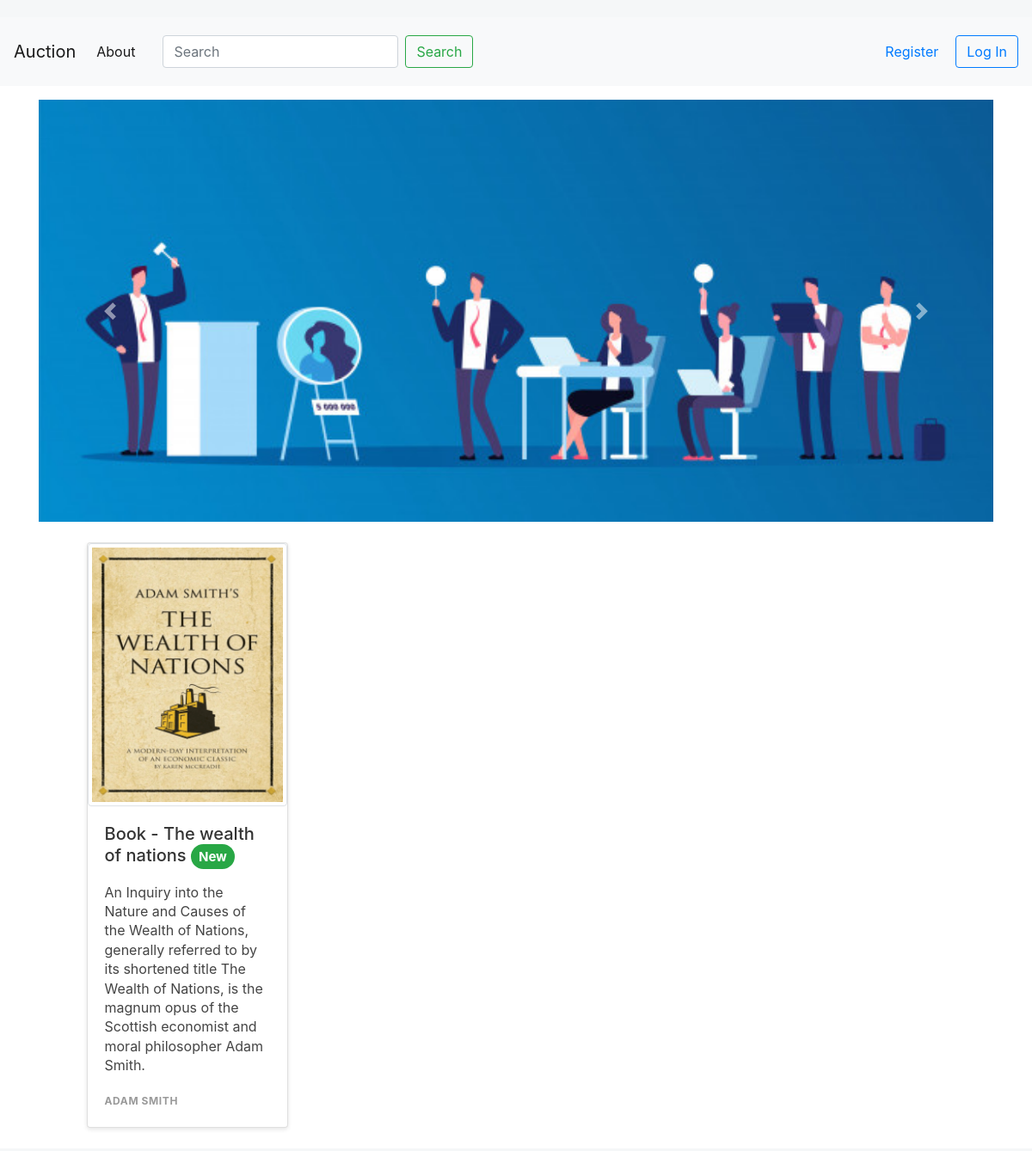
Page /?page=2 on the earlier database version.
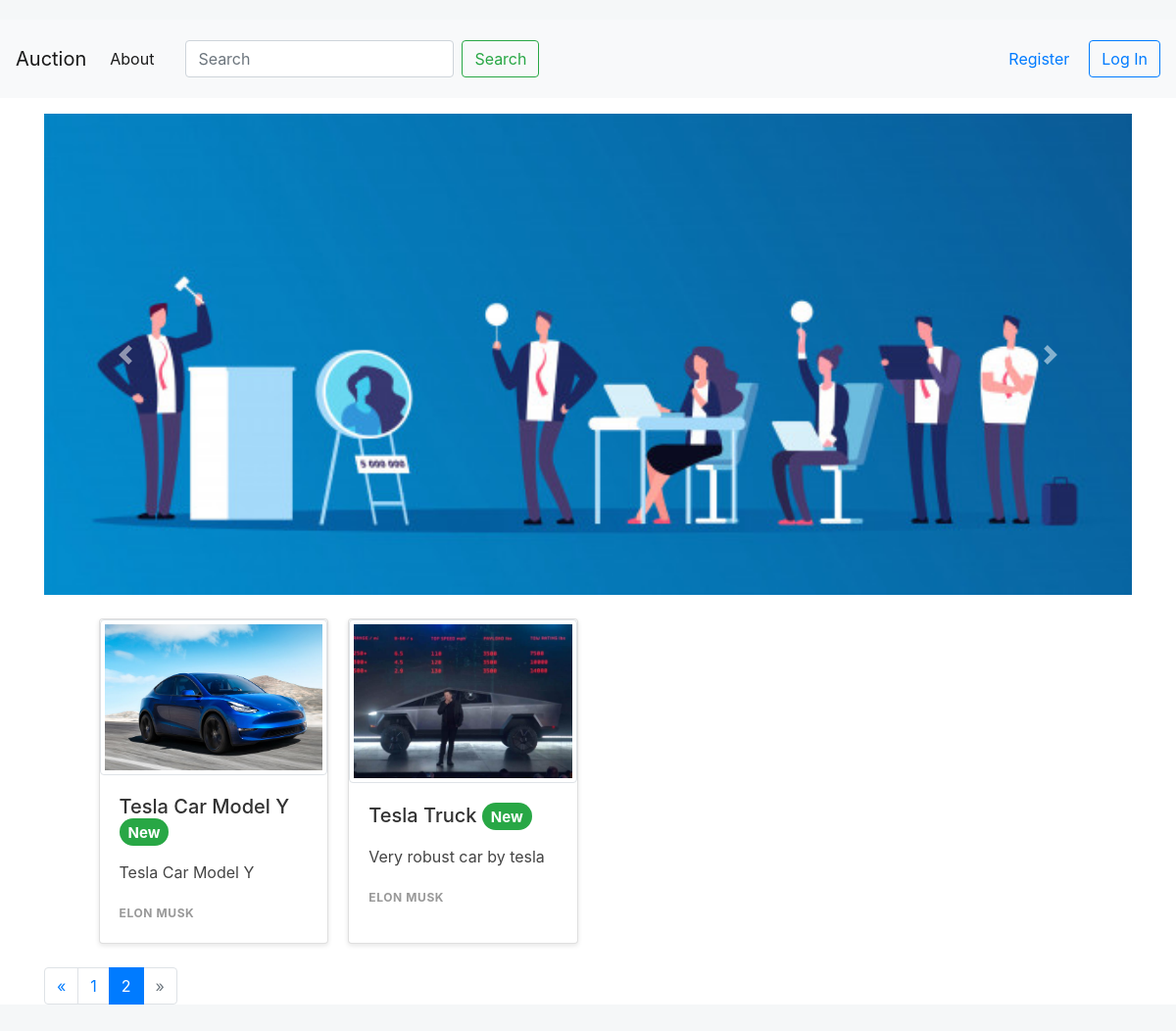
Same page on the later database version.
### products/models.py (models this page shows, shortened)
class ProductImage(models.Model):
    product = models.ForeignKey(Product, on_delete=models.CASCADE)
    image = models.ImageField(upload_to='images/', verbose_name='ProductImage', blank=True)

class Product(models.Model):
    name = models.CharField(max_length=40)
    description = models.CharField(max_length=300)
    price = models.DecimalField(decimal_places=2, max_digits=10)
    min_increment = models.DecimalField(decimal_places=2, max_digits=10)
    end_date = models.DateField(verbose_name="Auction end date")
    profile = models.ForeignKey(Profile, on_delete=models.CASCADE)
    init_date = models.DateField(default=datetime.now, blank=True)
    winner = models.CharField(max_length=254, blank = True,null=True)
    final_price = models.DecimalField(decimal_places=2, max_digits=10, verbose_name=" ", blank = True,null=True)
    rating = models.FloatField(default = 0,blank = True,null=True)
    user = models.ManyToManyField(User,blank = True)#interested
    disponible = models.BooleanField(default=True) #sold or not
    def get_product_age(self):
        days = int((datetime.date(timezone.localtime(timezone.now())) - self.init_date).days)
        if 0 <= days <= 7:
            return 0
        elif 7 < days <=30:
            return 1
        elif days > 30:
            return 2
        else:
            return -1

### users/models.py (models this page shows, shortened)
class Profile(models.Model):
    user = models.OneToOneField(User, on_delete=models.CASCADE, related_name='profile')
    country = models.CharField(max_length=254)
    city = models.CharField(max_length=254)
    address = models.CharField(max_length=254)
    zip_code = models.CharField(max_length=20)
    rating = models.DecimalField(max_digits=5, decimal_places=2,blank = True,null=True)
    photo = models.ImageField(upload_to='photos/', blank=True, default='default-profile.jpg')
    objects = ProfileManager()

class User(AbstractBaseUser):
    email       = models.EmailField(max_length=255, unique=True)
    first_name = models.CharField(max_length=64)
    last_name = models.CharField(max_length=64)
    tel = models.CharField(max_length=50, blank = True , null= True)
    premium     = models.BooleanField(default=False)
    is_active      = models.BooleanField(default=True) # can login
    staff       = models.BooleanField(default=False) # staff user non superuser
    admin       = models.BooleanField(default=False) # superuser
    USERNAME_FIELD = 'email' #username
    REQUIRED_FIELDS = ['first_name','last_name']
    objects = UserManager()

### Auction/views.py (the view)
# urls.py: path('', views.homeView, name='home'),
def homeView(request):
    products_list = Product.objects.all().order_by("id")
    page = request.GET.get('page', 1)
    paginator = Paginator(products_list, 10)
    try:
        products = paginator.page(page)
    except PageNotAnInteger:
        products = paginator.page(1)
    except EmptyPage:
        products = paginator.page(paginator.num_pages)
    context = {'products':products }
    if request.user.is_authenticated:
        tri = three_recommended_items(request)
        if tri == 0:
            tri = []
        context = {'products':products, "tri":tri }
    return render(request,"home/home.html",context)

### templates/home/home.html (shortened to what this page needs)
{% extends 'base.html' %}
{% load static %}
{% block head %}
    <link rel="stylesheet" type="text/css" href="{% static "css/card.css" %}">
{% endblock %}
{% block content %}
    <div id="carouselExampleControls" class="carousel slide" data-ride="carousel">
        <div class="carousel-inner">
            <div class="carousel-item active">
                <img class="d-block w-100" src="{% static 'img/banner6.jpg' %}" alt="First slide">
            </div>
        </div>
        <a class="carousel-control-prev" href="#carouselExampleControls" role="button" data-slide="prev">
            <span class="carousel-control-prev-icon" aria-hidden="true"></span>
        </a>
        <a class="carousel-control-next" href="#carouselExampleControls" role="button" data-slide="next">
            <span class="carousel-control-next-icon" aria-hidden="true"></span>
        </a>
    </div>
    <br>
    <div class="band">
        {% for product in  products %}
            {% if  product.disponible and not product in tri%}
            <a href="{% url 'product-detials' product.id %}" class="card">
                {% for p in product.productimage_set.all %}
                    {% if forloop.counter  == 1 %}
                        <img class="img-thumbnail" src="{{ p.image.url }}">
                    {% endif %}
                {% endfor %}
                <article>
                    <h1>{{ product.name }}
                    {% if product.get_product_age == 0 %}
                            <p class="badge badge-pill badge-success">New</p>
                        {% elif product.get_product_age == 1 %}
                            <p class="badge badge-pill badge-warning">Old</p>
                        {% else %}
                            <p class="badge badge-pill badge-danger">Too old</p>
                        {% endif %}
                     </h1>
                    <p> {{ product.description }}</p>
                    <span>{{ product.profile.user.first_name }} {{ product.profile.user.last_name }}</span>
                </article>
            </a>
            {% endif %}
        {% endfor %}
    </div>
    <br>
    {% if products.has_other_pages %}
        <ul class="pagination">
            {% if products.has_previous %}
                <li class="page-item"><a class="page-link" href="?page={{ products.previous_page_number }}">&laquo;</a></li>
            {% else %}
                <li class="disabled page-item"><span class="page-link">&laquo;</span></li>
            {% endif %}
            {% for i in products.paginator.page_range %}
                {% if products.number == i %}
                    <li class="active page-item"><span class="page-link">{{ i }} <span  class="sr-only">(current)</span></span></li>
                {% else %}
                    <li class="page-item" ><a class="page-link" href="?page={{ i }}">{{ i }}</a></li>
                {% endif %}
            {% endfor %}
            {% if products.has_next %}
                <li class="page-item"><a class="page-link" href="?page={{ products.next_page_number }}">&raquo;</a></li>
            {% else %}
                <li class="disabled page-item"><span class="page-link">&raquo;</span></li>
            {% endif %}
        </ul>
{% endif %}
{% endblock %}

### templates/base.html (shortened to what this page needs)
{% load static %}
<!doctype html>
<html lang="en">
<head>
    <link rel="stylesheet" href="https://use.fontawesome.com/releases/v5.5.0/css/all.css"
>
    <link rel="stylesheet"
          href="https://stackpath.bootstrapcdn.com/bootstrap/4.4.1/css/bootstrap.min.css"
>
    {% block head %}
    {% endblock %}
</head>
<body>
<nav class="navbar navbar-expand-lg navbar-light bg-light">
    {% if user.is_premium %}
        <a class="navbar-brand" href="{% url 'home' %}" style="color:Green;">Auction Premium</a>
    {% else %}
        <a class="navbar-brand" href="{% url 'home' %}">Auction</a>
    {% endif %}
    <div class="collapse navbar-collapse" id="navbarSupportedContent">
        <ul class="navbar-nav mr-auto">
            <li class="nav-item active">
                <a class="nav-link" href="{% url 'about_view' %}">About <span class="sr-only">(current)</span></a>
            </li>
            <form class="form-inline my-2 my-lg-0 ml-4" action="{% url 'search' %}" method="POST"
                  value="{{ request.POST.q }}">{% csrf_token %}
                <input class="form-control mr-sm-2" type="search" placeholder="Search" aria-label="Search" name="q"
                       value="{{ request.POST.q }}">
                <button class="btn btn-outline-success my-2 my-sm-0" type="submit">Search</button>
            </form>
        </ul>
        {% if not user.is_authenticated %}
            <form class="form-inline my-2 my-lg-0">
                <div class=" card-body text-center"><a href="/users/create">Register</a></div>
            </form>
            <form class="form-inline my-2 my-lg-0" action="{% url 'login' %}">
                <button class="btn btn-outline-primary my-2 my-sm-0">Log In</button>
            </form>
        {% else %}
            <form class="form-inline my-2 my-lg-0" action="{% url 'logout' %}">
                <button class="btn btn-outline-dark">{{ user.first_name | capfirst }} - Log Out</button>
            </form>
        {% endif %}
    </div>
</nav>
<div id="site-main-page" class="container mt-n1 mt-md-3">
    {% block content %}
    {% endblock %}
</div>
</body>
</html>

### static/css/card.css (style rules this page uses)
html { background: #f5f7f8; font-family: 'Roboto', sans-serif; -webkit-font-smoothing: antialiased; padding: 20px 0; }
.band { width: 90%; max-width: 1240px; margin: 0 auto; display: grid; grid-template-columns: 1fr; grid-template-rows: auto; grid-gap: 20px; }
@media only screen and (min-width: 500px) { .band { grid-template-columns: 1fr 1fr; } }
@media only screen and (min-width: 850px) { .band { grid-template-columns: 1fr 1fr 1fr 1fr; } }
.card { background: white; text-decoration: none; color: #444; box-shadow: 0 2px 5px rgba(0,0,0,0.1); display: flex; flex-direction: column; min-height: 100%; position: relative; top: 0; transition: all .1s ease-in; }
.card article { padding: 20px; }
.card h1 { font-size: 20px; margin: 0; color: #333; }
.card p { line-height: 1.4; }
.card span { font-size: 12px; font-weight: bold; color: #999; text-transform: uppercase; letter-spacing: .05em; margin: 2em 0 0 0; }

Differences in the rows shown:
no longer on this page (row unchanged): Product: name "Book - The wealth of nations", init_date "New", description "An Inquiry into the Nature and Causes of the Wealth of Nations, generally referred to by its shortened title The Wealth of Nations, is the magnum opus of the Scottish economist and moral philosopher Adam Smith.", profile.user.first_name "ADAM", profile.user.last_name "SMITH"
no longer on this page (row unchanged): ProductImage: image (picture), shown under "Book - The wealth of nations"
added Product: name "Tesla Car Model Y", init_date "New", description "Tesla Car Model Y", profile.user.first_name "ELON", profile.user.last_name "MUSK"
added ProductImage: image (picture), shown under "Tesla Car Model Y"
added Product: name "Tesla Truck", init_date "New", description "Very robust car by tesla", profile.user.first_name "ELON", profile.user.last_name "MUSK"
added ProductImage: image (picture), shown under "Tesla Truck"
Other differences:
new list line: "1"
new list line: "2"
